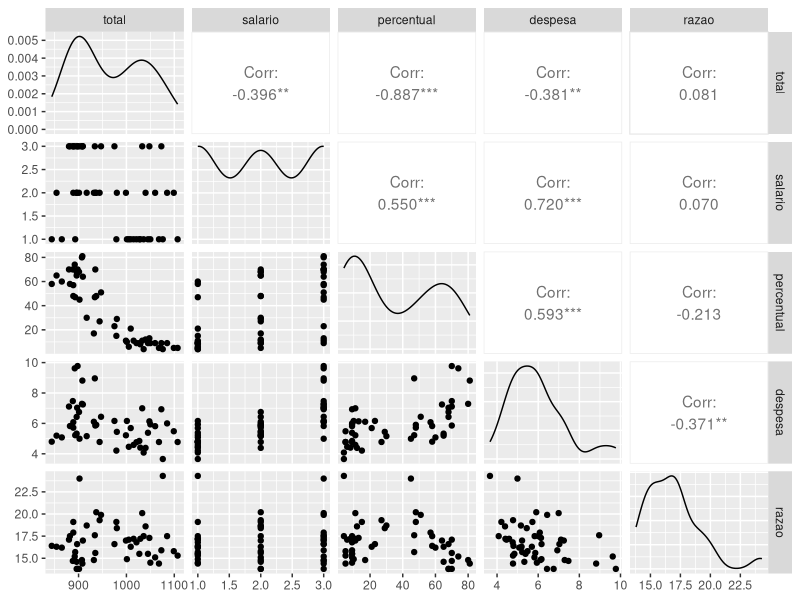
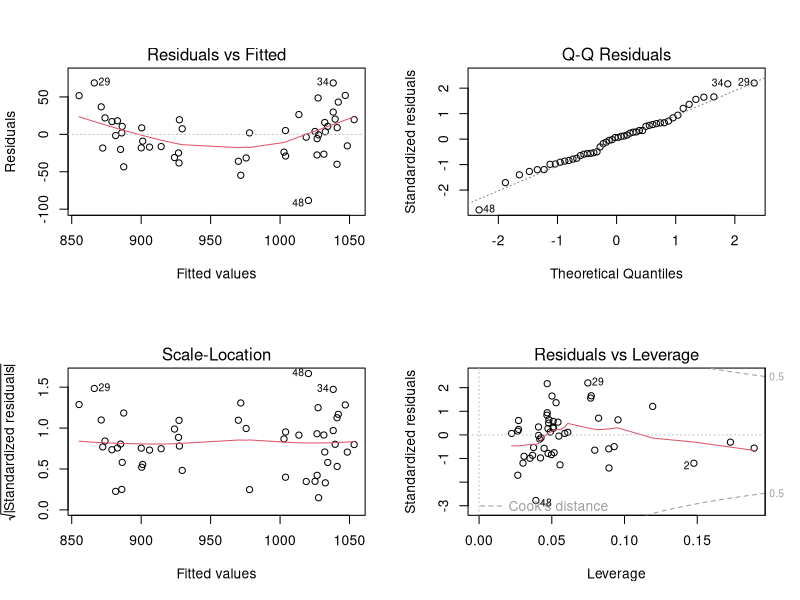

The R source for these figures, in order:
## ---- chunk 1
#| message: false
#| warning: false

library(tidyverse)
library(knitr)
library(GGally)

#Importando os dados

dados <- read.csv("data/SAT.csv") |> as_tibble()

dados
## ---- chunk 2
#| label: tbl-descritivas
#| tbl-cap: "Estatísticas descritivas das variáveis quantitativas."

dados |>
  select(total, percentual, despesa, razao) |>
  pivot_longer(
    cols = everything(),
    names_to = "variavel",
    values_to = "valor"
  ) |>
  group_by(variavel) |>
  summarise(
    n = n(),
    media = mean(valor),
    desvio_padrao = sd(valor),
    minimo = min(valor),
    q1 = quantile(valor, 0.25),
    mediana = median(valor),
    q3 = quantile(valor, 0.75),
    maximo = max(valor),
    .groups = "drop"
  ) |>
  mutate(across(where(is.numeric), ~ round(.x, 2))) |>
  kable()
## ---- chunk 3
#| label: tbl-correlacao
#| tbl-cap: "Tabela de correlação"
ggpairs(dados)
## ---- chunk 4
modelo <- lm(total ~ salario + percentual + despesa, data=dados)
summary(modelo)
## ---- chunk 5
#| label: modelos

modelo_com_salario <- lm(total ~ salario + percentual + despesa, data = dados)
modelo_sem_salario <- lm(total ~ percentual + despesa, data = dados)

modelos <- list(
  "Com salário" = modelo_com_salario,
  "Sem salário" = modelo_sem_salario
)
## ---- chunk 6
#| label: tbl-comparacao-modelos
#| tbl-cap: "Comparação dos modelos ajustados."
#| message: false
#| warning: false

library(broom)

bind_rows(
  lapply(modelos, glance),
  .id = "modelo"
) |>
  select(modelo, r.squared, adj.r.squared, sigma, AIC, BIC, p.value) |>
  kable()
## ---- chunk 7
summary(modelo_sem_salario)
## ---- chunk 8
#| label: fig-diagnosticos
#| fig-cap: "Gráficos de diagnóstico do modelo final."
#| fig-width: 8
#| fig-height: 7

modelo_final <- modelo_sem_salario

par(mfrow = c(2, 2))
plot(modelo_final)
par(mfrow = c(1, 1))
## ---- chunk 9
#| message: false
#| warning: false

library(lmtest)
library(zoo)


shapiro.test(residuals(modelo_final))
bptest(modelo_final)
